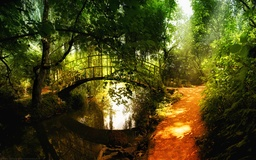
#> input picture Spring 2021/CSCI 6368 - Computer Vision/Mini-projects/Mini-project N2/imagesToProcess/164Aoq.jpg, 256 x 160 px, shrunk from 1920 x 1200 before the run; its folder holds only this picture in this run
$ python miniProjectN2.py   (older library calls are emulated)
#> lines starting #> are read from the running program, lines starting #| are printed output that depends on the picture
import os
import cv2
import numpy as np
import sys
import time
import math
import datetime

def file_list_to_process(folder_path_to_process):
    return list((image_file for image_file in os.listdir(folder_path_to_process) \
    if (image_file.endswith('.' + 'jpg')
    or image_file.endswith('.' + 'jpeg') \
    or image_file.endswith('.' + 'bmp') \
    or image_file.endswith('.' + 'gif') \
    or image_file.endswith('.' + 'png'))))

def grayscale_transportation_all_files(file_list_to_process, folder_path_to_process, folder_path_to_write_grayscale):

    start_time = time.process_time()
    file_results_log = open("ResultslogFile.txt","a+")
    file_log = open("logFile.txt","a+")

    if len(file_list_to_process) == 0:
        print("Error: There is no image.")
        file_log.write("Error: There is no image.\n")
        file_log.close()
        sys.exit(0)

    for image_to_process in file_list_to_process:
        file_to_read = folder_path_to_process + os.path.sep + image_to_process
        file_to_write = folder_path_to_write_grayscale + os.path.sep + image_to_process
        bgr_image = cv2.imread(file_to_read)
#> bgr_image is the input picture: shape (160, 256, 3); mean B, G, R 25.1, 71.1, 74.6
        grayscale_image = cv2.cvtColor(bgr_image, cv2.COLOR_BGR2GRAY)
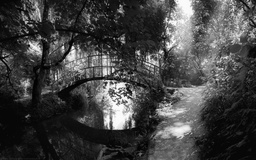
#> grayscale_image: shape (160, 256); min 0, max 254, mean 66.9
        print(file_to_read + " is processed")
        file_log.write(file_to_read + " is processed\n")
        cv2.imwrite(file_to_write, grayscale_image)
        print(file_to_write + " is written")
        file_log.write(file_to_write + " is written\n")
    stop_time = time.process_time()
    whole_time = stop_time-start_time
    result_text = "Grayscale transformation was executed in " + str(whole_time) + " seconds for " + str(len(file_list_to_process)) + " images \n"
    print(result_text)
    file_results_log.write(result_text)
    file_results_log.close()
    file_log.write(result_text)
    file_log.close()

def add_gaussian_noise_all_images(file_list_to_process, folder_path_to_process, folder_path_to_write_gauss_image, mean, variance):
#> called with mean = 32, variance = 16
    start_time = time.process_time()
    file_results_log = open("ResultslogFile.txt","a+")
    file_log = open("logFile.txt","a+")

    if len(file_list_to_process) == 0:
        print("Error: There is no image.")
        file_log.write("Error: There is no image.\n")
        file_log.close()
        sys.exit(0)
    for image_to_process in file_list_to_process:
        file_to_read = folder_path_to_process + os.path.sep + image_to_process
        file_to_write = folder_path_to_write_gauss_image + os.path.sep + image_to_process
        grayscale_image_to_process = cv2.imread(file_to_read, cv2.IMREAD_GRAYSCALE)
        rows, cols = grayscale_image_to_process.shape
        st_dev = math.sqrt(variance)
        gauss_noise = np.random.normal(mean, st_dev,(rows,cols))
        grayscale_image_to_process = grayscale_image_to_process + gauss_noise
        grayscale_image_to_process = grayscale_image_to_process.clip(0,255).astype(np.uint8)
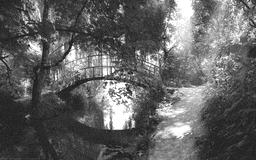
#> grayscale_image_to_process: shape (160, 256); min 21, max 255, mean 97.9
        print(file_to_read + " is processed")
        file_log.write(file_to_read + " is processed\n")
        cv2.imwrite(file_to_write, grayscale_image_to_process)
        print(file_to_write + " is written")
        file_log.write(file_to_write + " is written\n")

    stop_time = time.process_time()
    whole_time = stop_time-start_time
    result_text = "Adding the Gaussian Noise with mean: " + str(mean) + " and variance: " + str(variance) + " for " + str(len(file_list_to_process)) + " images was executed in " + str(whole_time) + " seconds\n"
    print(result_text)
    file_results_log.write(result_text)
    file_results_log.close()
    file_log.write(result_text)
    file_log.close()


def add_salt_and_pepper_noise_all_images(file_list_to_process, folder_path_to_process, folder_path_to_write_salt_and_pepper_image, probability, salt_and_pepper_ratio):
#> called with probability = 0.1, salt_and_pepper_ratio = 0.5
    start_time = time.process_time()
    file_results_log = open("ResultslogFile.txt","a+")
    file_log = open("logFile.txt","a+")

    if len(file_list_to_process) == 0:
        print("Error: There is no image.")
        file_log.write("Error: There is no image.\n")
        file_log.close()
        sys.exit(0)
    for image_to_process in file_list_to_process:
        file_to_read = folder_path_to_process + os.path.sep + image_to_process
        file_to_write = folder_path_to_write_salt_and_pepper_image + os.path.sep + image_to_process
        grayscale_image_to_process = cv2.imread(file_to_read, cv2.IMREAD_GRAYSCALE)
        rows, cols = grayscale_image_to_process.shape
        image_plus_noise = np.copy(grayscale_image_to_process)

        num_salt = np.ceil(probability * grayscale_image_to_process.size * salt_and_pepper_ratio)
        coords = [np.random.randint(0, i - 1, int(num_salt)) for i in grayscale_image_to_process.shape]
        image_plus_noise[tuple(coords)] = 255


        num_pepper = np.ceil(probability * grayscale_image_to_process.size * (1. - salt_and_pepper_ratio))
        coords = [np.random.randint(0, i - 1, int(num_pepper)) for i in grayscale_image_to_process.shape]
        image_plus_noise[tuple(coords)] = 0
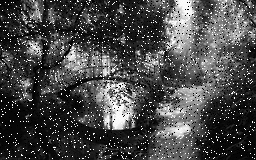
#> image_plus_noise: shape (160, 256); min 0, max 255, mean 72.3
        image_plus_noise = image_plus_noise.clip(0,255).astype(np.uint8)

        print(file_to_read + " is processed")
        file_log.write(file_to_read + " is processed\n")
        cv2.imwrite(file_to_write, image_plus_noise)
        print(file_to_write + " is written")
        file_log.write(file_to_write + " is written\n")

    stop_time = time.process_time()
    whole_time = stop_time-start_time
    result_text = "Adding the Salt and Pepper noise with probability: " + str(probability) + " and Salt:Pepper ratio: " + str(salt_and_pepper_ratio) + " for " + str(len(file_list_to_process)) + " images was executed in " + str(whole_time) + " seconds\n"
    print(result_text)
    file_results_log.write(result_text)
    file_results_log.close()
    file_log.write(result_text)
    file_log.close()

def unweigted_average_all_images_by_formula(file_list_to_process, folder_path_to_process, folder_path_to_write_unweighted_average_by_OpenCV, dimension_x, dimension_y):
    start_time = time.process_time()
    file_results_log = open("ResultslogFile.txt","a+")
    file_log = open("logFile.txt","a+")

    if len(file_list_to_process) == 0:
        print("Error: There is no image.")
        file_log.write("Error: There is no image.\n")
        file_log.close()
        sys.exit(0)

    mask_array = np.ones((int(dimension_x), int(dimension_y)))/np.sum(np.ones((int(dimension_x), int(dimension_y))))
    summary = 0.0

    rows_floor = math.floor(dimension_x/2)
    cols_floor = math.floor(dimension_y/2)

    for image_to_process in file_list_to_process:
        file_to_read = folder_path_to_process + os.path.sep + image_to_process
        file_to_write = folder_path_to_write_unweighted_average_by_OpenCV + os.path.sep + image_to_process
        grayscale_image_to_process = cv2.imread(file_to_read, cv2.IMREAD_GRAYSCALE)


        grayscale_image_to_process_copied = np.copy(grayscale_image_to_process)
        rows, cols = grayscale_image_to_process_copied.shape


        for i in range (rows_floor, rows-rows_floor):
            for j in range (cols_floor, cols-cols_floor):
                for x in range (-1*rows_floor, rows_floor+1):
                    for y in range (-1*cols_floor, cols_floor+1):
                        summary += (mask_array[x+rows_floor][y+cols_floor]*grayscale_image_to_process_copied[i+x][j+y])
                grayscale_image_to_process[i][j] = round(summary)

                summary = 0.0
        print(file_to_read + " is processed")
        file_log.write(file_to_read + " is processed\n")
        cv2.imwrite(file_to_write, grayscale_image_to_process)
        print(file_to_write + " is written")
        file_log.write(file_to_write + " is written\n")


    stop_time = time.process_time()
    whole_time = stop_time-start_time
    result_text = "Unweighted averaging for " + str(len(file_list_to_process)) + " images by Formula was executed in " + str(whole_time) + " seconds\n"
    print(result_text)
    file_results_log.write(result_text)
    file_results_log.close()
    file_log.write(result_text)
    file_log.close()

def unweigted_average_all_images_by_OpenCV(file_list_to_process, folder_path_to_process, folder_path_to_write_unweighted_average_by_formula, dimension_x, dimension_y):
#> called with dimension_x = 5, dimension_y = 5
    start_time = time.process_time()
    file_results_log = open("ResultslogFile.txt","a+")
    file_log = open("logFile.txt","a+")

    if len(file_list_to_process) == 0:
        print("Error: There is no image.")
        file_log.write("Error: There is no image.\n")
        file_log.close()
        sys.exit(0)

    mask_array = np.ones([int(dimension_x), int(dimension_y)],np.float32)/(dimension_x*dimension_y)


    for image_to_process in file_list_to_process:
        file_to_read = folder_path_to_process + os.path.sep + image_to_process
        file_to_write = folder_path_to_write_unweighted_average_by_formula + os.path.sep + image_to_process
        grayscale_image_to_process = cv2.imread(file_to_read, cv2.IMREAD_GRAYSCALE)
#> (the rest of the program and of its run is left out)
